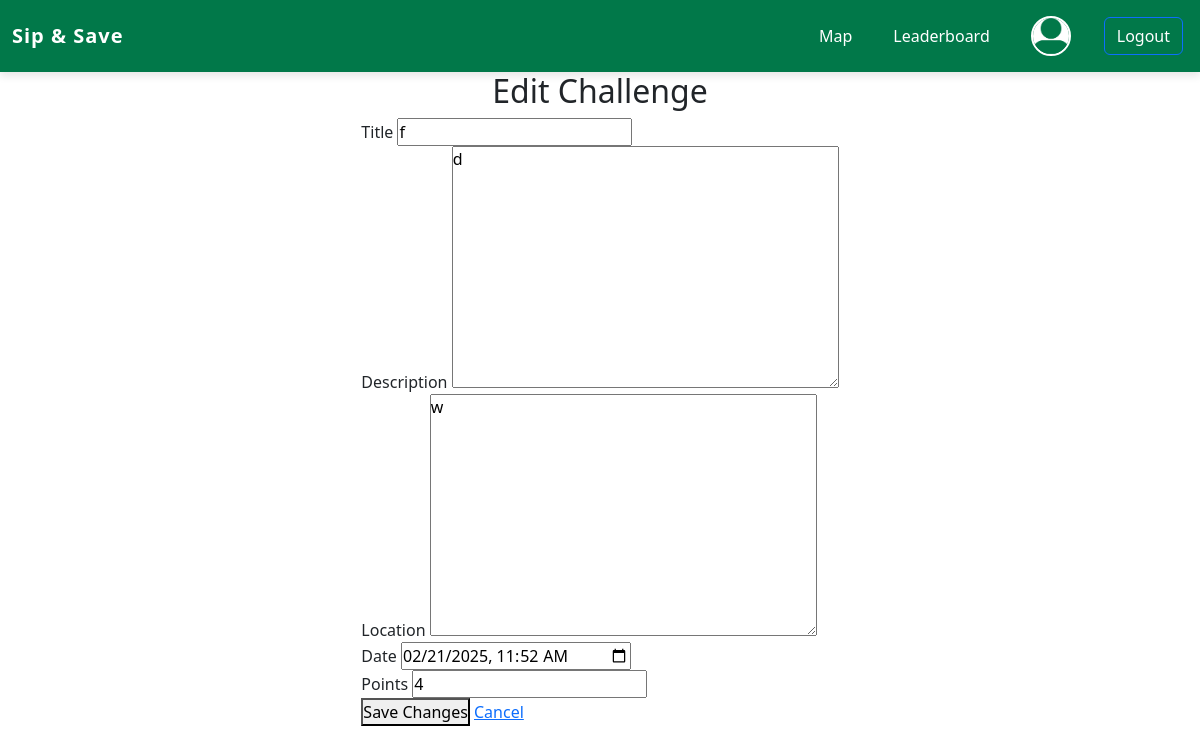
Page /envapp/edit_challenge/2/ (signed in) on the committed database.
### envapp/models.py (models this page shows, shortened)
class Challenge(models.Model):
    title = models.CharField(max_length=200)  # Challenge title
    description = models.TextField()  # Challenge details
    location = models.TextField()
    challenge_date = models.DateTimeField()
    points_reward = models.IntegerField(default=0)
    created_at = models.DateTimeField(
        auto_now_add=True)  # Timestamp when created

### envapp/views.py (the view)
# urls.py: path('edit_challenge/<int:challenge_id>/',
@login_required
def edit_challenge(request, challenge_id):
    challenge = get_object_or_404(Challenge, id=challenge_id)
    if request.method == 'POST':
        form = ChallengeForm(request.POST, instance=challenge)
        if form.is_valid():
            form.save()
            messages.success(request, "Challenge updated successfully!")
            return redirect('gamekeeper_dashboard')
    else:
        form = ChallengeForm(instance=challenge)
    return render(request, 'envapp/edit_challenge.html', {'form': form, 'challenge': challenge})

### envapp/forms.py
class ChallengeForm(forms.ModelForm):
    class Meta:
        model = Challenge
        fields = ['title', 'description', 'location', 'challenge_date', "points_reward"]  # Fields shown in the form

### envapp/templates/envapp/edit_challenge.html (shortened to what this page needs)
{% include 'envapp/navbar.html' %}
{% load static %}
{% block content %}
<!DOCTYPE html>
<html>
<head>
    <link rel="stylesheet" href="{% static 'css/style.css' %}">
    <link rel="stylesheet" href="https://cdn.jsdelivr.net/npm/bootstrap@5.3.0/dist/css/bootstrap.min.css">
</head>
<body>
    <div>
        <h2>Edit Challenge</h2>
        <div>
            <div>
                <form method="POST">
                    <div>
                        <label for="id_title">Title</label>
                        {{ form.title }}
                    </div>
                    <div>
                        <label for="id_description">Description</label>
                        {{ form.description }}
                    </div>
                    <div>
                        <label for="id_location">Location</label>
                        {{ form.location }}
                    </div>
                    <div>
                        <label for="id_challenge_date">Date</label>
                        <input type="datetime-local" name="challenge_date"
                            value="{{ challenge.challenge_date|date:'Y-m-d\TH:i' }}">
                    </div>
                    <div>
                        <label for="id_points_reward">Points</label>
                        <input type="number" name="points_reward" value="{{ challenge.points_reward }}">
                    </div>
                    <button type="submit">Save Changes</button>
                    <a href="{% url 'gamekeeper_dashboard' %}">Cancel</a>
                </form>
            </div>
        </div>
    </div>
</body>
</html>
{% endblock %}

### envapp/static/css/style.css (style rules this page uses)
:root { --exeter-green: #017849; --exeter-dark-green: #00857B; --light-gray: #f4f4f4; --border-color: #ddd; --shadow-color: rgba(0, 0, 0, 0.1); --text-color: #333; --success-bg: #d4edda; --success-color: #155724; --error-bg: #f8d7da; --error-color: #721c24; }
* { margin: 0; padding: 0; box-sizing: border-box; }
body { background-color: var(--light-gray); font-family: 'Arial', sans-serif; display: flex; flex-direction: column; align-items: center; min-height: 100vh; padding-top: 0; margin-top: 0; }
h1, h2 { color: var(--exeter-green); margin-bottom: 20px; text-align: center; }

### rows in the picture
Challenge: title "f", description "d", location "w", challenge_date "02/21/2025 11:52", points_reward "4"
